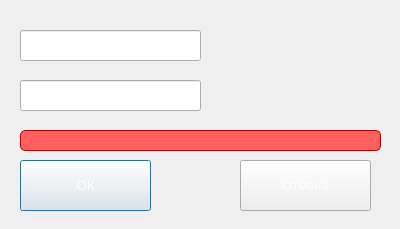
<?xml version="1.0" encoding="UTF-8"?>
<ui version="4.0">
 <class>Dialog</class>
 <widget class="QDialog" name="Dialog">
  <property name="geometry">
   <rect>
    <x>0</x>
    <y>0</y>
    <width>400</width>
    <height>229</height>
   </rect>
  </property>
  <property name="windowTitle">
   <string>Dialog</string>
  </property>
  <property name="styleSheet">
   <string notr="true"/>
  </property>
  <property name="modal">
   <bool>true</bool>
  </property>
  <widget class="QPushButton" name="ok">
   <property name="geometry">
    <rect>
     <x>20</x>
     <y>160</y>
     <width>131</width>
     <height>51</height>
    </rect>
   </property>
   <property name="font">
    <font>
     <pointsize>10</pointsize>
    </font>
   </property>
   <property name="styleSheet">
    <string notr="true">color: rgb(255, 255, 255);</string>
   </property>
   <property name="text">
    <string>ОК</string>
   </property>
  </widget>
  <widget class="QPushButton" name="cancel">
   <property name="geometry">
    <rect>
     <x>240</x>
     <y>160</y>
     <width>131</width>
     <height>51</height>
    </rect>
   </property>
   <property name="font">
    <font>
     <pointsize>10</pointsize>
    </font>
   </property>
   <property name="styleSheet">
    <string notr="true">color: rgb(255, 255, 255);</string>
   </property>
   <property name="text">
    <string>Отмена</string>
   </property>
  </widget>
  <widget class="QLineEdit" name="first_line">
   <property name="enabled">
    <bool>true</bool>
   </property>
   <property name="geometry">
    <rect>
     <x>20</x>
     <y>30</y>
     <width>181</width>
     <height>31</height>
    </rect>
   </property>
   <property name="font">
    <font>
     <pointsize>10</pointsize>
    </font>
   </property>
   <property name="autoFillBackground">
    <bool>false</bool>
   </property>
   <property name="styleSheet">
    <string notr="true">color: rgb(255, 255, 255);</string>
   </property>
   <property name="inputMask">
    <string/>
   </property>
   <property name="text">
    <string/>
   </property>
   <property name="echoMode">
    <enum>QLineEdit::Password</enum>
   </property>
   <property name="readOnly">
    <bool>false</bool>
   </property>
   <property name="placeholderText">
    <string>Пароль</string>
   </property>
  </widget>
  <widget class="QLineEdit" name="second_line">
   <property name="geometry">
    <rect>
     <x>20</x>
     <y>80</y>
     <width>181</width>
     <height>31</height>
    </rect>
   </property>
   <property name="font">
    <font>
     <pointsize>10</pointsize>
    </font>
   </property>
   <property name="styleSheet">
    <string notr="true">color: rgb(255, 255, 255);</string>
   </property>
   <property name="echoMode">
    <enum>QLineEdit::Password</enum>
   </property>
   <property name="placeholderText">
    <string>Подтвердите пароль</string>
   </property>
  </widget>
  <widget class="QLabel" name="password_error_label">
   <property name="geometry">
    <rect>
     <x>20</x>
     <y>130</y>
     <width>361</width>
     <height>21</height>
    </rect>
   </property>
   <property name="styleSheet">
    <string notr="true">color: #B00000;
border: 1px solid #B00000;
border-radius: 5px;
background-color: #FF5F5F;</string>
   </property>
   <property name="text">
    <string/>
   </property>
  </widget>
 </widget>
 <resources/>
 <connections/>
</ui>
